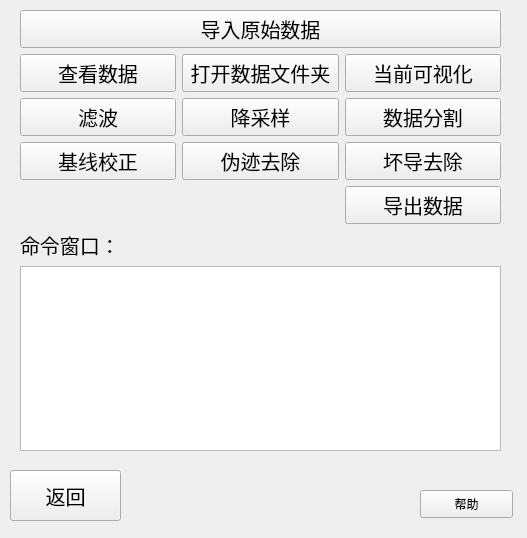
<?xml version="1.0" encoding="UTF-8"?>
<ui version="4.0">
 <class>Form_preprocessing</class>
 <widget class="QWidget" name="Form_preprocessing">
  <property name="geometry">
   <rect>
    <x>0</x>
    <y>0</y>
    <width>527</width>
    <height>538</height>
   </rect>
  </property>
  <property name="windowTitle">
   <string>Form</string>
  </property>
  <widget class="QPushButton" name="pushButton_back">
   <property name="geometry">
    <rect>
     <x>10</x>
     <y>470</y>
     <width>111</width>
     <height>51</height>
    </rect>
   </property>
   <property name="font">
    <font>
     <pointsize>15</pointsize>
    </font>
   </property>
   <property name="text">
    <string>返回</string>
   </property>
  </widget>
  <widget class="QPushButton" name="pushButton_help">
   <property name="geometry">
    <rect>
     <x>420</x>
     <y>490</y>
     <width>93</width>
     <height>28</height>
    </rect>
   </property>
   <property name="text">
    <string>帮助</string>
   </property>
  </widget>
  <widget class="QWidget" name="layoutWidget">
   <property name="geometry">
    <rect>
     <x>20</x>
     <y>10</y>
     <width>481</width>
     <height>441</height>
    </rect>
   </property>
   <layout class="QVBoxLayout" name="verticalLayout_2">
    <item>
     <layout class="QVBoxLayout" name="verticalLayout">
      <item>
       <layout class="QHBoxLayout" name="horizontalLayout">
        <item>
         <widget class="QPushButton" name="pushButton_input_rawdata">
          <property name="font">
           <font>
            <pointsize>15</pointsize>
           </font>
          </property>
          <property name="text">
           <string>导入原始数据</string>
          </property>
         </widget>
        </item>
       </layout>
      </item>
      <item>
       <layout class="QGridLayout" name="gridLayout">
        <item row="0" column="0">
         <widget class="QPushButton" name="pushButton_checkdata">
          <property name="font">
           <font>
            <pointsize>15</pointsize>
           </font>
          </property>
          <property name="text">
           <string>查看数据</string>
          </property>
         </widget>
        </item>
        <item row="0" column="1">
         <widget class="QPushButton" name="pushButton_opendatafile">
          <property name="font">
           <font>
            <pointsize>15</pointsize>
           </font>
          </property>
          <property name="text">
           <string>打开数据文件夹</string>
          </property>
         </widget>
        </item>
        <item row="0" column="2">
         <widget class="QPushButton" name="pushButton_visualisation">
          <property name="font">
           <font>
            <pointsize>15</pointsize>
           </font>
          </property>
          <property name="text">
           <string>当前可视化</string>
          </property>
         </widget>
        </item>
        <item row="1" column="0">
         <widget class="QPushButton" name="pushButton_filter">
          <property name="font">
           <font>
            <pointsize>15</pointsize>
           </font>
          </property>
          <property name="text">
           <string>滤波</string>
          </property>
         </widget>
        </item>
        <item row="1" column="1">
         <widget class="QPushButton" name="pushButton_downsample">
          <property name="font">
           <font>
            <pointsize>15</pointsize>
           </font>
          </property>
          <property name="text">
           <string>降采样</string>
          </property>
         </widget>
        </item>
        <item row="2" column="0">
         <widget class="QPushButton" name="pushButton_baseline_correction">
          <property name="font">
           <font>
            <pointsize>15</pointsize>
           </font>
          </property>
          <property name="text">
           <string>基线校正</string>
          </property>
         </widget>
        </item>
        <item row="2" column="1">
         <widget class="QPushButton" name="pushButton_forgedtrace_remove">
          <property name="font">
           <font>
            <pointsize>15</pointsize>
           </font>
          </property>
          <property name="text">
           <string>伪迹去除</string>
          </property>
         </widget>
        </item>
        <item row="1" column="2">
         <widget class="QPushButton" name="pushButton_datacut">
          <property name="font">
           <font>
            <pointsize>15</pointsize>
           </font>
          </property>
          <property name="text">
           <string>数据分割</string>
          </property>
         </widget>
        </item>
        <item row="3" column="2">
         <widget class="QPushButton" name="pushButton_outputdata">
          <property name="font">
           <font>
            <pointsize>15</pointsize>
           </font>
          </property>
          <property name="text">
           <string>导出数据</string>
          </property>
         </widget>
        </item>
        <item row="2" column="2">
         <widget class="QPushButton" name="pushButton_badchannel_remove">
          <property name="font">
           <font>
            <pointsize>15</pointsize>
           </font>
          </property>
          <property name="text">
           <string>坏导去除</string>
          </property>
         </widget>
        </item>
       </layout>
      </item>
     </layout>
    </item>
    <item>
     <widget class="QLabel" name="label">
      <property name="font">
       <font>
        <family>AniMe Matrix - MB_EN</family>
        <pointsize>15</pointsize>
       </font>
      </property>
      <property name="text">
       <string>命令窗口：</string>
      </property>
     </widget>
    </item>
    <item>
     <widget class="QTextEdit" name="textEdit_order">
      <property name="font">
       <font>
        <pointsize>12</pointsize>
       </font>
      </property>
     </widget>
    </item>
   </layout>
  </widget>
 </widget>
 <resources/>
 <connections>
  <connection>
   <sender>pushButton_back</sender>
   <signal>clicked()</signal>
   <receiver>Form_preprocessing</receiver>
   <slot>close()</slot>
   <hints>
    <hint type="sourcelabel">
     <x>86</x>
     <y>487</y>
    </hint>
    <hint type="destinationlabel">
     <x>172</x>
     <y>487</y>
    </hint>
   </hints>
  </connection>
 </connections>
</ui>
